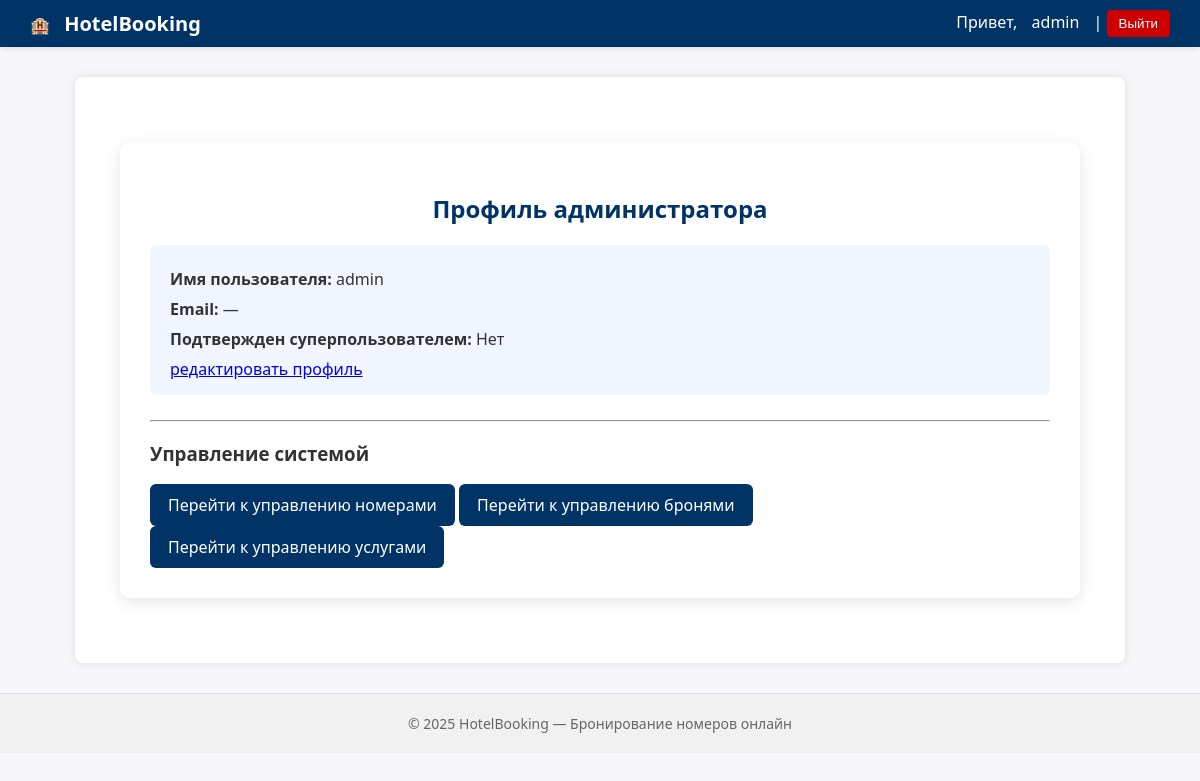
The page /accounts/profile/ (signed in) on the database its author committed.
### account_app/models.py (models this page shows, shortened)
class User(AbstractUser):
    ROLE_CHOICES = (
        ('admin', 'Администратор'),
        ('guest', 'Гость'),
    )
    role = models.CharField(max_length=10, choices=ROLE_CHOICES, default='guest')
    is_approved = models.BooleanField(default=False)
    objects = UserManager()

### account_app/views.py (the view)
# urls.py: path('profile/', profile_view, name='profile'),
@login_required
def profile_view(request):
    user = request.user
    if user.is_superuser:
        rooms = Room.objects.all()
        return render(request, 'registration/profile_admin.html', {
            'user': user,
            'rooms': rooms
        })
    elif user.role == 'admin':
        rooms = Room.objects.all()
        return render(request, 'registration/profile_admin.html', {
            'user': user,
            'rooms': rooms
        })
    else:
        return render(request, 'registration/profile.html', {'user': user})

### account_app/templates/registration/profile_admin.html (shortened to what this page needs)
{% extends "base.html" %}
{% block content %}
<div class="profile-container">
    <h2>Профиль администратора</h2>
    <div class="user-info">
        <p><strong>Имя пользователя:</strong> {{ user.username }}</p>
        <p><strong>Email:</strong> {{ user.email|default:"—" }}</p>
        <p><strong>Подтвержден суперпользователем:</strong> {{ user.is_approved|yesno:"Да,Нет" }}</p>
        <a href="{% url 'account_app:profile_edit' %}">редактировать профиль</a>
    </div>
    <hr>
    <h3>Управление системой</h3>
    <div class="admin-actions">
        <a href="{% url 'booking_app:room_manage' %}" class="btn-primary">Перейти к управлению номерами</a>
        <a href="{% url 'booking_app:booking_manage' %}" class="btn-primary">Перейти к управлению бронями</a>
        <a href="{% url 'booking_app:service_manage' %}" class="btn-primary">Перейти к управлению услугами</a>
    </div>
</div>
{% endblock %}

### templates/base.html (shortened to what this page needs)
<!DOCTYPE html>
<html lang="ru">
<head>
    {% load static %}
    <link rel="stylesheet" href="{% static 'css/style.css' %}">
</head>
<body>
    <nav>
        <div class="nav-left">
            🏨 <a href="/" class="brand">HotelBooking</a>
        </div>
        <div class="nav-right">
            {% if user.is_authenticated %}
                Привет, <a href="{% url 'account_app:profile' %}">{{ user.username }}</a> |
                <form method="post" action="{% url 'account_app:logout' %}" class="logout-form">
                    <button type="submit">Выйти</button>
                </form>
            {% else %}
                <a href="{% url 'account_app:login' %}">Вход</a> |
                <a href="{% url 'account_app:signup' %}">Регистрация</a>
            {% endif %}
        </div>
    </nav>
    <main>
        {% block content %}
        {% endblock %}
    </main>
    <footer>
        © 2025 HotelBooking — Бронирование номеров онлайн
    </footer>
</body>
</html>

### idz_project/static/css/style.css (style rules this page uses)
body { font-family: "Segoe UI", Roboto, Arial, sans-serif; background-color: #f7f7f9; color: #333; margin: 0; padding: 0; }
nav { background-color: #003366; color: white; display: flex; justify-content: space-between; align-items: center; padding: 10px 30px; box-shadow: 0 2px 6px rgba(0, 0, 0, 0.1); }
nav a { color: white; text-decoration: none; margin: 0 10px; font-weight: 500; transition: color 0.3s ease; }
.brand { font-size: 20px; font-weight: bold; color: white; text-decoration: none; }
.logout-form { display: inline; }
.logout-form button { background-color: #cc0000; border: none; color: white; padding: 6px 12px; border-radius: 4px; cursor: pointer; font-weight: 500; transition: background 0.3s ease; }
main { max-width: 1000px; margin: 30px auto; background-color: white; padding: 25px; border-radius: 8px; box-shadow: 0 0 10px rgba(0, 0, 0, 0.1); }
footer { text-align: center; color: #666; padding: 20px; font-size: 14px; border-top: 1px solid #ddd; background: #f1f1f1; }
.btn-primary { display: inline-block; background-color: #003366; color: white; text-decoration: none; padding: 10px 18px; border-radius: 6px; font-weight: 500; transition: background 0.3s ease; }
.profile-container { max-width: 900px; margin: 40px auto; background: #ffffff; padding: 30px; border-radius: 10px; box-shadow: 0 4px 15px rgba(0, 0, 0, 0.1); }
.profile-container h2 { text-align: center; color: #003366; margin-bottom: 20px; }
.user-info { background: #f1f5ff; padding: 15px 20px; border-radius: 6px; margin-bottom: 25px; }
.user-info p { margin: 8px 0; color: #333; }

### rows shown on the page
User: username "admin", email "—", is_approved "Нет"
